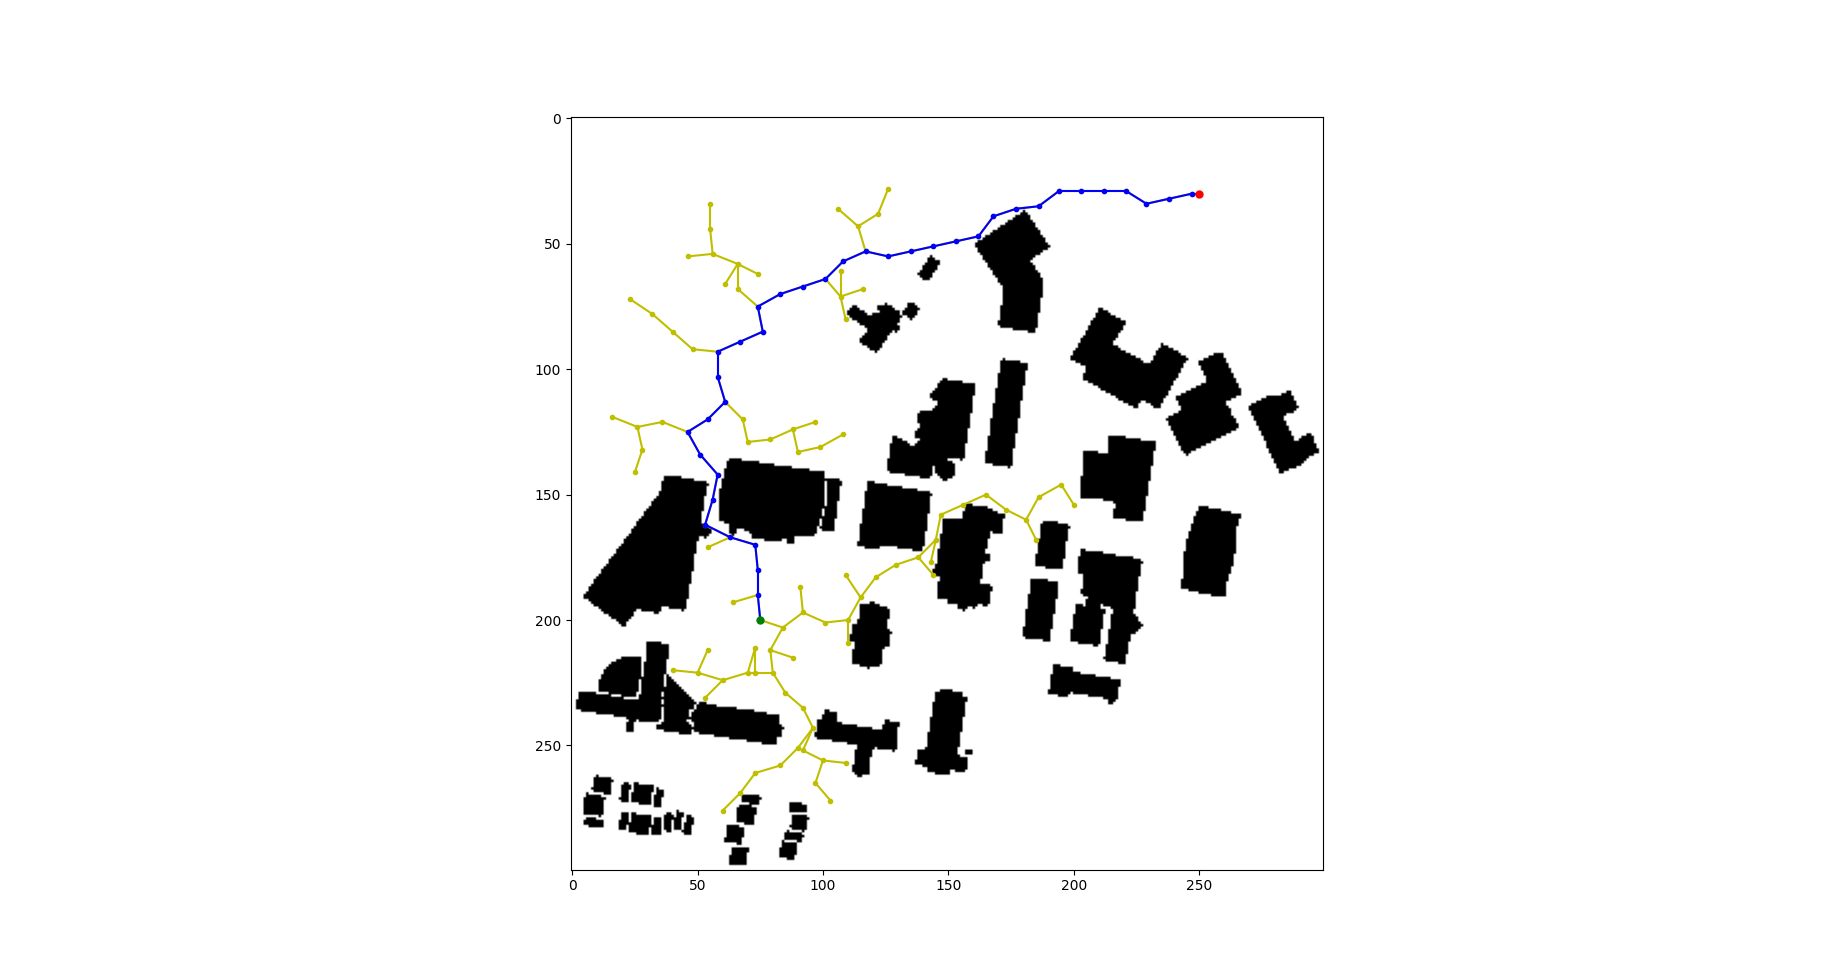

Recreate this plot in Python.
# Standard Algorithm Implementation
# Sampling-based Algorithms RRT and RRT*

from calendar import c
from dis import dis
import math
from tkinter import Y
import matplotlib.pyplot as plt
import numpy as np
from scipy import spatial


# Class for each tree node
class Node:
    def __init__(self, row, col):
        self.row    = row       # coordinate
        self.col    = col       # coordinate
        self.parent = None      # parent node / edge
        self.cost   = 0.0       # cost to parent / edge weight


# Class for RRT
class RRT:
    # Constructor
    def __init__(self, map_array, start, goal):
        self.map_array  = map_array             # map array, 1->free, 0->obstacle
        self.size_row   = map_array.shape[0]    # map size
        self.size_col   = map_array.shape[1]    # map size

        self.start      = Node(start[0], start[1])  # start node
        self.goal       = Node(goal[0], goal[1])    # goal node
        self.vertices   = []                        # list of nodes
        self.found      = False                     # found flag
        

    def init_map(self):
        '''Intialize the map before each search
        '''
        self.found      = False
        self.vertices   = []
        self.vertices.append(self.start)

    
    def dis(self, node1, node2):
        '''Calculate the euclidean distance between two nodes
        arguments:
            node1 - node 1
            node2 - node 2

        return:
            euclidean distance between two nodes
        '''
        return np.sqrt((node1.row-node2.row)**2 + (node1.col-node2.col)**2)

    
    def check_collision(self, node1, node2):
        '''Check if the path between two nodes collide with obstacles
        arguments:
            node1 - node 1
            node2 - node 2

        return:
            True if there are obstacles
            False if the new node is valid to be connected
        '''
        # Check obstacle between nodes
        # get all the points in between
        points_between = zip(np.linspace(node1.row, node2.row, dtype=int), 
                             np.linspace(node1.col, node2.col, dtype=int))
        # check if any of these are obstacles
        for point in points_between:
            if self.map_array[point[0]][point[1]] == 0:
                return True
        return False


    def get_new_point(self, goal_bias):
        '''Choose the goal or generate a random point
        arguments:
            goal_bias - the possibility of choosing the goal instead of a random point

        return:
            point - the new point
        '''
        # select goal
        if np.random.random() < goal_bias:
            point = [self.goal.row, self.goal.col]
        # or generate a random point
        else:
            point = [np.random.randint(0, self.size_row-1), np.random.randint(0, self.size_col-1)]
        return point

    def rotToworld(self):
        a1      = np.array([(self.goal.row-self.start.row)/self.dis(self.start,self.goal), (self.goal.col-self.start.col)/self.dis(self.start,self.goal)]).reshape(2,1)
        I1      = np.array([1,0]).reshape(1,2)
        M       = a1@I1
        U,_,V   = np.linalg.svd(M)
        C       = U @ np.diag([1.0,np.linalg.det(U) * np.linalg.det(V.T)]) @ V
        return C
        
    def SampleUnitBall(self):
        '''Sampling point from a unit ball with all points equal probability'''
        x = np.random.normal(0, 1)
        y = np.random.normal(0, 1)
        
        return (x,y)

    def get_new_point_in_ellipsoid(self, goal_bias, c_best):
        '''Choose the goal or generate a random point in an ellipsoid
           defined by start, goal and current best length of path
        arguments:
            goal_bias - the possibility of choosing the goal instead of a random point
            c_best - the length of the current best path

        return:
            point - the new point
        '''
        # Select goal
        if np.random.random() < goal_bias:
            point = [self.goal.row, self.goal.col]
        
        #### TODO ####
        else:
            # Generate a random point in an ellipsoid
            # Compute the distance between start and goal - c_min
            # Calculate center of the ellipsoid - x_center
            # Compute rotation matrix from elipse to world frame - C
            # Compute diagonal matrix - L
            # Cast a sample from a unit ball - x_ball
            # Map ball sample to the ellipsoid - x_rand
            c_min       = self.dis(self.start,self.goal)
            x_centre    = [(self.start.row+self.goal.row)/2.0 , (self.start.col+self.goal.col)/2.0]
            C           = self.rotToworld()
            r           = [c_best / 2.0, math.sqrt(c_best ** 2 - c_min ** 2) / 2.0]
            L           = np.diag(r)
            x_ball      = self.SampleUnitBall()
            x_rand      = C@L@x_ball + x_centre
            point       = [x_rand[0],x_rand[1]]         

        #### TODO END ####

        return point

    
    def get_nearest_node(self, point):
        '''Find the nearest node from the new point in self.vertices
        arguments:
            point - the new point

        return:
            the nearest node
        '''
        # Use kdtree to find the neighbors within neighbor size
        samples = [[v.row, v.col] for v in self.vertices]
        kdtree = spatial.cKDTree(samples)
        coord, ind = kdtree.query(point)
        return self.vertices[ind]

    
    def sample(self, goal_bias=0.05, c_best=0):
        '''Sample a random point in the area
        arguments:
            goal_bias - the possibility of choosing the goal instead of a random point
            c_best - the length of the current best path (For informed RRT)

        return:
            a new node if this node is valid and added, None if not.

        Generate a new point
        '''
        # Generate a new point

        #### TODO ####
        # Regular sampling if c_best <= 0
        # using self.get_new_point
        if c_best<=0:
            new_point = self.get_new_point(goal_bias)
        else:
            new_point = self.get_new_point_in_ellipsoid(goal_bias,c_best)        
        # Sampling in an ellipsoid if c_best is a positive value
        # using self.get_new_point_in_ellipsoid
        
        #### TODO END ####

        return new_point


    def extend(self, new_point, extend_dis=10):
        '''Extend a new node to the current tree structure
        arguments:
            new_point - the new sampled point in the map
            extend_dis - extension distance for each step

        return:
            a new node if this node is valid and added, None if not.

        Extend towards the new point and check feasibility.
        Create and add a new node if feasible.
        '''
        # Get nearest node
        nearest_node = self.get_nearest_node(new_point)

        # Calculate new node location
        slope = np.arctan2(new_point[1]-nearest_node.col, new_point[0]-nearest_node.row)
        new_row = nearest_node.row + extend_dis*np.cos(slope)
        new_col = nearest_node.col + extend_dis*np.sin(slope)
        new_node = Node(int(new_row), int(new_col))

        # Check boundary and collision
        if (0 <= new_row < self.size_row) and (0 <= new_col < self.size_col) and \
           not self.check_collision(nearest_node, new_node):
            # If pass, add the new node
            new_node.parent = nearest_node
            new_node.cost = extend_dis
            self.vertices.append(new_node)

            # Check if goal is close
            if not self.found:
                d = self.dis(new_node, self.goal)
                if d < extend_dis:
                    self.goal.cost = d
                    self.goal.parent = new_node
                    self.vertices.append(self.goal)
                    self.found = True

            return new_node
        else:
            return None


    def get_neighbors(self, new_node, neighbor_size):
        '''Get the neighbors that is within the neighbor distance from the node
        arguments:
            new_node - a new node
            neighbor_size - the neighbor distance

        return:
            neighbors - a list of neighbors that are within the neighbor distance 
        '''
        # Use kdtree to find the neighbors within neighbor size
        samples = [[v.row, v.col] for v in self.vertices]
        kdtree = spatial.cKDTree(samples)
        ind = kdtree.query_ball_point([new_node.row, new_node.col], neighbor_size)
        neighbors = [self.vertices[i] for i in ind]
        # Remove the new_node itself
        neighbors.remove(new_node)
        return neighbors


    def path_cost(self, start_node, end_node):
        '''Compute path cost starting from start node to end node
        arguments:
            start_node - path start node
            end_node - path end node

        return:
            cost - path cost
        '''
        cost = 0
        curr_node = end_node
        while start_node.row != curr_node.row or start_node.col != curr_node.col:
            # Keep tracing back until finding the start_node 
            # or no path exists
            parent = curr_node.parent
            if parent is None:
                print("Invalid Path")
                return 0
            cost += curr_node.cost
            curr_node = parent
        
        return cost


    def rewire(self, new_node, neighbors):
        '''Rewire the new node and all its neighbors
        arguments:
            new_node - the new node
            neighbors - a list of neighbors that are within the neighbor distance from the node

        Rewire the new node if connecting to a new neighbor node will give least cost.
        Rewire all the other neighbor nodes.
        '''
        # If no neighbors, skip
        if neighbors == []:
            return

        # Compute the distance from the new node to the neighbor nodes
        distances = [self.dis(new_node, node) for node in neighbors]

        # Rewire the new node
        # compute the least potential cost
        costs = [d + self.path_cost(self.start, neighbors[i]) for i, d in enumerate(distances)]
        indices = np.argsort(np.array(costs))
        # check collision and connect the best node to the new node
        for i in indices:
            if not self.check_collision(new_node, neighbors[i]):
                new_node.parent = neighbors[i]
                new_node.cost = distances[i]
                break

        # Rewire new_node's neighbors
        for i, node in enumerate(neighbors):
            # new cost
            new_cost = self.path_cost(self.start, new_node) + distances[i]
            # if new cost is lower
            # and there is no obstacles in between
            if self.path_cost(self.start, node) > new_cost and \
               not self.check_collision(node, new_node):
                node.parent = new_node
                node.cost = distances[i]

    
    def draw_map(self):
        '''Visualization of the result
        '''
        # Create empty map
        fig, ax = plt.subplots(1)
        img = 255 * np.dstack((self.map_array, self.map_array, self.map_array))
        ax.imshow(img)

        # Draw Trees or Sample points
        for node in self.vertices[1:-1]:
            plt.plot(node.col, node.row, markersize=3, marker='o', color='y')
            plt.plot([node.col, node.parent.col], [node.row, node.parent.row], color='y')
        
        # Draw Final Path if found
        if self.found:
            cur = self.goal
            while cur.col != self.start.col or cur.row != self.start.row:
                plt.plot([cur.col, cur.parent.col], [cur.row, cur.parent.row], color='b')
                cur = cur.parent
                plt.plot(cur.col, cur.row, markersize=3, marker='o', color='b')

        # Draw start and goal
        plt.plot(self.start.col, self.start.row, markersize=5, marker='o', color='g')
        plt.plot(self.goal.col, self.goal.row, markersize=5, marker='o', color='r')

        # show image
        plt.show()


    def RRT(self, n_pts=1000):
        '''RRT main search function
        arguments:
            n_pts - number of points try to sample, 
                    not the number of final sampled points

        In each step, extend a new node if possible, and check if reached the goal
        '''
        # Remove previous result
        self.init_map()
        # Start searching       
        for i in range(n_pts):
            # Extend a new node until all the points are sampled
            # or find the path
            new_point = self.sample(0.05, 0)
            new_node = self.extend(new_point, 10)
            if self.found:
                break

        # Output
        if self.found:
            steps = len(self.vertices) - 2
            length = self.path_cost(self.start, self.goal)
            print("It took %d nodes to find the current paths" %steps)
            print("The path length is %.2f" %length)
        if not self.found:
            print("No path found")
        
        # Draw result
        self.draw_map()


    def RRT_star(self, n_pts=1000, neighbor_size=20):
        '''RRT* search function
        arguments:
            n_pts - number of points try to sample, 
                    not the number of final sampled points
            neighbor_size - the neighbor distance
        
        In each step, extend a new node if possible, and rewire the node and its neighbors
        '''
        # Remove previous result
        self.init_map()
        # Start searching       
        for i in range(n_pts):
            # Extend a new node
            new_point = self.sample(0.05, 0)
            new_node = self.extend(new_point, 10)
            # Rewire
            if new_node is not None:
                neighbors = self.get_neighbors(new_node, neighbor_size)
                self.rewire(new_node, neighbors)

        # Output
        if self.found:
            steps = len(self.vertices) - 2
            length = self.path_cost(self.start, self.goal)
            print("It took %d nodes to find the current path" %steps)
            print("The path length is %.2f" %length)
        else:
            print("No path found")

        # Draw result
        self.draw_map()


    def informed_RRT_star(self, n_pts=1000, neighbor_size=20):
        '''Informed RRT* search function
        arguments:
            n_pts - number of points try to sample, 
                    not the number of final sampled points
            neighbor_size - the neighbor distance
        
        In each step, extend a new node if possible, and rewire the node and its neighbors
        Once a path is found, an ellipsoid will be defined to constrained the sampling area
        '''
        # Remove previous result
        self.init_map()
        #x_sol = []

        # Start searching       
        for i in range(n_pts):
            #### TODO ####
            c_best = 0
            if self.found == True:
                c_best = self.path_cost(self.start,self.goal)
            # Once a path is found, update the best length of path - c_best
            # using the function self.path_cost(self.start, self.goal)
            #### TODO END ####

            # Extend a new node
            new_point = self.sample(0.05, c_best)
            new_node = self.extend(new_point, 10)
            # Rewire
            if new_node is not None:
                neighbors = self.get_neighbors(new_node, neighbor_size)
                self.rewire(new_node, neighbors)
                #x_sol = x_sol.append(self.path_cost(self.start, self.goal))
            

        # Output
        if self.found:
            steps = len(self.vertices) - 2
            length = self.path_cost(self.start, self.goal)
            print("It took %d nodes to find the current path" %steps)
            print("The path length is %.2f" %length)
        else:
            print("No path found")

        # Draw result
        self.draw_map()
